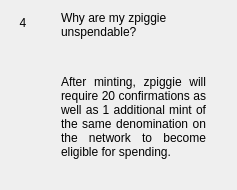
                  <widget class="QWidget" name="widgetFaq4" native="true">
                   <layout class="QHBoxLayout" name="horizontalPage_4" stretch="0,1">
                    <item alignment="Qt::AlignTop">
                     <widget class="QLabel" name="labelNumber4">
                      <property name="minimumSize">
                       <size>
                        <width>24</width>
                        <height>24</height>
                       </size>
                      </property>
                      <property name="maximumSize">
                       <size>
                        <width>16777215</width>
                        <height>24</height>
                       </size>
                      </property>
                      <property name="text">
                       <string>4</string>
                      </property>
                      <property name="alignment">
                       <set>Qt::AlignCenter</set>
                      </property>
                     </widget>
                    </item>
                    <item>
                     <layout class="QVBoxLayout" name="verticalLayoutPage_4">
                      <property name="leftMargin">
                       <number>20</number>
                      </property>
                      <property name="rightMargin">
                       <number>20</number>
                      </property>
                      <item>
                       <widget class="QLabel" name="labelSubtitle4">
                        <property name="text">
                         <string>Why are my zpiggie unspendable?</string>
                        </property>
                        <property name="wordWrap">
                         <bool>true</bool>
                        </property>
                       </widget>
                      </item>
                      <item>
                       <spacer name="verticalSpacer_40">
                        <property name="orientation">
                         <enum>Qt::Vertical</enum>
                        </property>
                        <property name="sizeType">
                         <enum>QSizePolicy::Fixed</enum>
                        </property>
                        <property name="sizeHint" stdset="0">
                         <size>
                          <width>20</width>
                          <height>30</height>
                         </size>
                        </property>
                       </spacer>
                      </item>
                      <item>
                       <widget class="QLabel" name="labelContent4">
                        <property name="text">
                         <string>
                           &lt;html&gt;&lt;head/&gt;&lt;body&gt;&lt;p align=&quot;justify&quot;&gt;
                           After minting, zpiggie will require 20 confirmations as well as 1
                           additional mint of the same denomination on the network to
                           become eligible for spending.
                           &lt;/p&gt;&lt;/body&gt;&lt;/html&gt;
                         </string>
                        </property>
                        <property name="alignment">
                         <set>Qt::AlignLeading|Qt::AlignLeft|Qt::AlignTop</set>
                        </property>
                        <property name="wordWrap">
                         <bool>true</bool>
                        </property>
                       </widget>
                      </item>
                      <item>
                       <spacer name="verticalSpacer_41">
                        <property name="orientation">
                         <enum>Qt::Vertical</enum>
                        </property>
                        <property name="sizeHint" stdset="0">
                         <size>
                          <width>20</width>
                          <height>20</height>
                         </size>
                        </property>
                       </spacer>
                      </item>
                     </layout>
                    </item>
                   </layout>
                  </widget>
